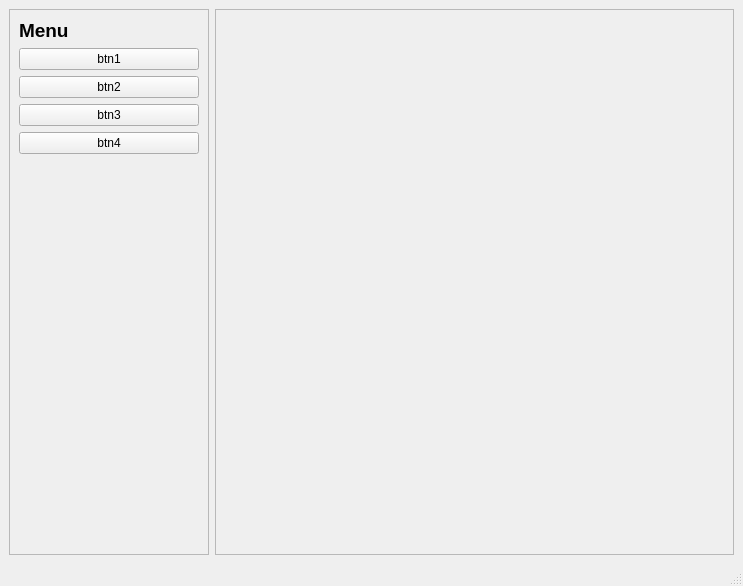
<?xml version="1.0" encoding="UTF-8"?>
<ui version="4.0">
 <class>MainWindow</class>
 <widget class="QMainWindow" name="MainWindow">
  <property name="geometry">
   <rect>
    <x>0</x>
    <y>0</y>
    <width>743</width>
    <height>586</height>
   </rect>
  </property>
  <property name="windowTitle">
   <string>MainWindow</string>
  </property>
  <widget class="QWidget" name="centralwidget">
   <layout class="QHBoxLayout" name="horizontalLayout">
    <item>
     <widget class="QFrame" name="frame">
      <property name="maximumSize">
       <size>
        <width>200</width>
        <height>16777215</height>
       </size>
      </property>
      <property name="frameShape">
       <enum>QFrame::Shape::StyledPanel</enum>
      </property>
      <property name="frameShadow">
       <enum>QFrame::Shadow::Raised</enum>
      </property>
      <layout class="QVBoxLayout" name="verticalLayout">
       <item>
        <widget class="QLabel" name="label">
         <property name="font">
          <font>
           <pointsize>14</pointsize>
           <bold>true</bold>
          </font>
         </property>
         <property name="text">
          <string>Menu</string>
         </property>
         <property name="alignment">
          <set>Qt::AlignmentFlag::AlignLeading|Qt::AlignmentFlag::AlignLeft|Qt::AlignmentFlag::AlignVCenter</set>
         </property>
        </widget>
       </item>
       <item>
        <widget class="QPushButton" name="pushButton">
         <property name="text">
          <string>btn1</string>
         </property>
        </widget>
       </item>
       <item>
        <widget class="QPushButton" name="pushButton_3">
         <property name="text">
          <string>btn2</string>
         </property>
        </widget>
       </item>
       <item>
        <widget class="QPushButton" name="pushButton_4">
         <property name="text">
          <string>btn3</string>
         </property>
        </widget>
       </item>
       <item>
        <widget class="QPushButton" name="pushButton_5">
         <property name="text">
          <string>btn4</string>
         </property>
        </widget>
       </item>
       <item>
        <spacer name="verticalSpacer">
         <property name="orientation">
          <enum>Qt::Orientation::Vertical</enum>
         </property>
         <property name="sizeHint" stdset="0">
          <size>
           <width>20</width>
           <height>40</height>
          </size>
         </property>
        </spacer>
       </item>
      </layout>
     </widget>
    </item>
    <item>
     <widget class="QFrame" name="frame_2">
      <property name="frameShape">
       <enum>QFrame::Shape::StyledPanel</enum>
      </property>
      <property name="frameShadow">
       <enum>QFrame::Shadow::Raised</enum>
      </property>
     </widget>
    </item>
   </layout>
  </widget>
  <widget class="QMenuBar" name="menubar">
   <property name="geometry">
    <rect>
     <x>0</x>
     <y>0</y>
     <width>743</width>
     <height>22</height>
    </rect>
   </property>
  </widget>
  <widget class="QStatusBar" name="statusbar"/>
 </widget>
 <resources/>
 <connections/>
</ui>
